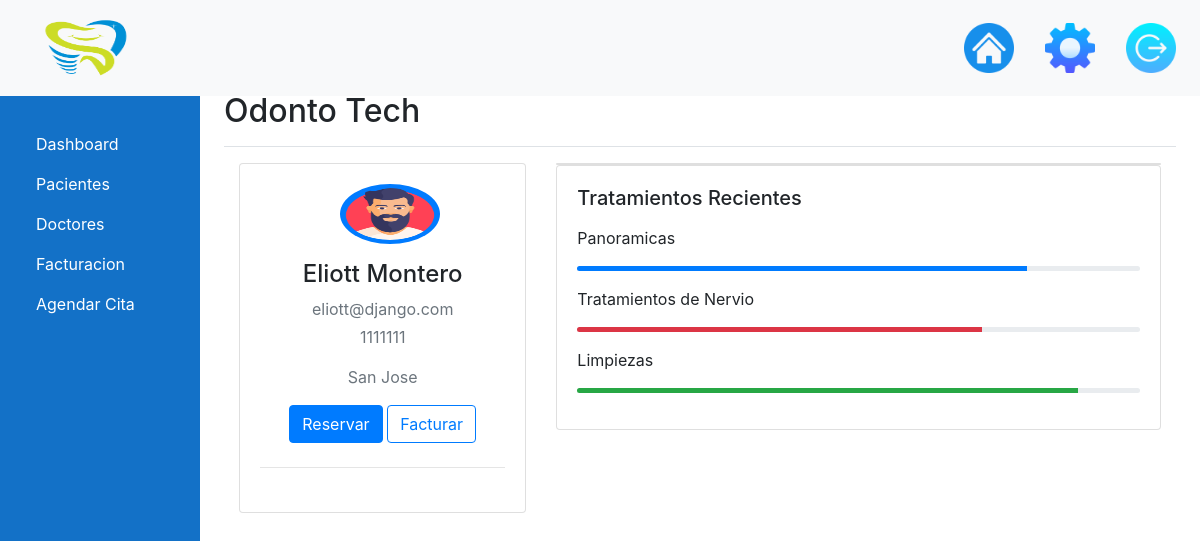
The page /Pacientes/details/information/1/ (signed in) on the database its author committed.
### Pacientes/models.py (models this page shows, shortened)
class Pacientes(models.Model):
    id = models.AutoField(primary_key=True)
    PacientesNombre = models.CharField(max_length=100, null=False, blank=False, verbose_name="Nombre")
    PacientesApellido = models.CharField(max_length=100, null=False, blank=False, verbose_name="Apellidos")
    PacientesDireccion = models.CharField(max_length=100, null=False, blank=False, verbose_name="Dirección")
    PacientesTelefono = models.CharField(max_length=10, null=False, blank=False, verbose_name="Teléfono")
    PacientesEmail = models.CharField(max_length=100, null=False, blank=False, verbose_name="Email")
    PacientesEmailNormalizado = models.CharField(max_length=100, null=False, blank=False, verbose_name="Email Normalizado")
    PacientesActivo = models.BooleanField(default=True, verbose_name="Activo")
    class Meta:
        verbose_name_plural = "Pacientes"

### Pacientes/views.py (the view)
# urls.py: path('details/information/<int:pk>/', views.patient_information, name='information'),
def patient_information(request,pk):
    paciente = Pacientes.objects.get(id=pk)
    return render(request, 'information.html',{'paciente':paciente} )

### templates/information.html
{% extends 'base.html' %}
{% block content %}
    <div class="container">
        <div class="main-body">
            <div class="row">
                <div class="col-lg-4">
                    <div class="card">
                        <div class="card-body">
                            <div class="d-flex flex-column align-items-center text-center">
                                <img src="/media/Logo/Icons/man.png" alt="Admin"
                                     class="rounded-circle p-1 bg-primary" width="110">
                                <div class="mt-3">
                                    <h4>{{ paciente.PacientesNombre }} {{ paciente.PacientesApellido }}</h4>
                                    <p class="text-secondary mb-1">{{ paciente.PacientesEmail }}</p>
                                    <p class="text-muted font-size-sm">{{ paciente.PacientesTelefono }}</p>
                                    <p class="text-muted font-size-sm">{{ paciente.PacientesDireccion }}</p>
                                    <button class="btn btn-primary">Reservar</button>
                                    <button class="btn btn-outline-primary">Facturar</button>
                                </div>
                            </div>
                            <hr class="my-4">
                        </div>
                    </div>
                </div>
                <div class="col-lg-8">
                    <div class="card">
                    </div>
                    <div class="row">
                        <div class="col-sm-12">
                            <div class="card">
                                <div class="card-body">
                                    <h5 class="d-flex align-items-center mb-3">Tratamientos Recientes</h5>
                                    <p>Panoramicas</p>
                                    <div class="progress mb-3" style="height: 5px">
                                        <div class="progress-bar bg-primary" role="progressbar" style="width: 80%"
                                             aria-valuenow="80" aria-valuemin="0" aria-valuemax="100"></div>
                                    </div>
                                    <p>Tratamientos de Nervio</p>
                                    <div class="progress mb-3" style="height: 5px">
                                        <div class="progress-bar bg-danger" role="progressbar" style="width: 72%"
                                             aria-valuenow="72" aria-valuemin="0" aria-valuemax="100"></div>
                                    </div>
                                    <p>Limpiezas</p>
                                    <div class="progress mb-3" style="height: 5px">
                                        <div class="progress-bar bg-success" role="progressbar" style="width: 89%"
                                             aria-valuenow="89" aria-valuemin="0" aria-valuemax="100"></div>
                                    </div>
                                </div>
                            </div>
                        </div>
                    </div>
                </div>
            </div>
        </div>
    </div>
{% endblock %}

### templates/base.html (style rules this page uses)
body { padding-top: 56px; }
img { width: 100px; height: 60px; margin-left: 15px; }

### rows shown on the page
Pacientes: PacientesNombre "Eliott", PacientesApellido "Montero", PacientesEmail "eliott@django.com", PacientesTelefono "1111111", PacientesDireccion "San Jose"
